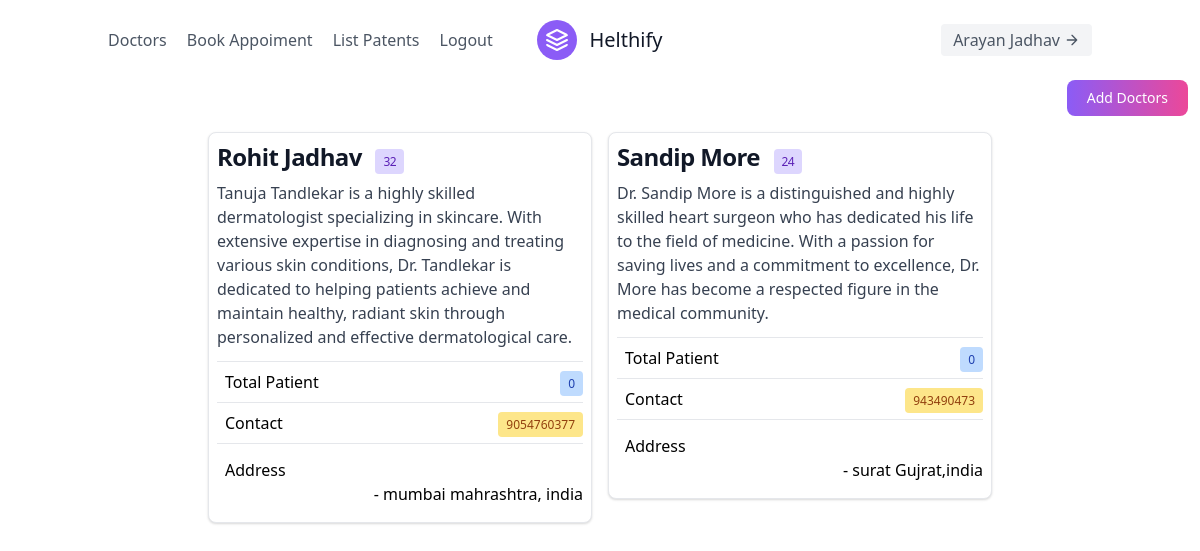
The page /doctors_view (signed in) on the database its author committed.
### app/models.py (models this page shows, shortened)
class Doctor(models.Model):
    DIR_NAME = 'doctors-profile'
    FILENAME_WORD = 'dp'
    firstname = models.CharField(max_length=50)
    last_name = models.CharField(max_length=50)
    contact = models.CharField(max_length=50)
    age = models.IntegerField()  # Changed to IntegerField
    address = models.TextField()  # Removed duplicate line
    total_patient = models.IntegerField(default=0)
    summary = models.TextField()
    profile_pic = models.ImageField(upload_to=custom_file_name, default='default_images/doctor-profile.png')

### app/views.py (the view)
# urls.py: path("doctors_view",doctor_view, name="doctors_view"),
def doctor_view(request):
    doctors_list = Doctor.objects.all()
    paginator = Paginator(doctors_list, 10)  # Show 10 doctors per page
    page = request.GET.get('page')
    try:
        doctors = paginator.page(page)
    except PageNotAnInteger:
        doctors = paginator.page(1)
    except EmptyPage:
        doctors = paginator.page(paginator.num_pages)
    context = {
        'doctors': doctors,
    }
    return render(request, "doctors.html", context)

### app/templates/doctors.html (shortened to what this page needs)
{% extends 'base.html' %}
{% block body %}
<div class="w-full flex justify-end pr-3">
    <a href="{% url 'create_doctor' %}"  class="text-white bg-gradient-to-r from-purple-500 to-pink-500 hover:bg-gradient-to-l focus:ring-4 focus:outline-none focus:ring-purple-200 dark:focus:ring-purple-800 font-medium rounded-lg text-sm px-5 py-2 text-center me-2 mb-2 ml-auto" >
         Add Doctors
    </a>
</div>
<div class="lg:flex flex-wrap justify-center">
    {% for doctor in doctors %}
    <div class="lg:w-1.5/3 m-2">
        <div class="max-w-sm bg-white border border-gray-200 rounded-lg shadow dark:bg-gray-800 dark:border-gray-700">
            <div class="p-2">
                <a href="#">
                    <h5 class="mb-2 text-2xl font-bold tracking-tight text-gray-900 dark:text-white">{{doctor.firstname|title}}  {{doctor.last_name|title}}   <span class="bg-purple-200 text-purple-800 text-xs font-medium mx-2 me-2 px-2 py-1 rounded dark:bg-purple-900 dark:text-purple-300">{{doctor.age|upper}}</span>
                    </h5>
                </a>
                <p class="mb-3 font-normal text-gray-700 dark:text-gray-400 ">{{doctor.summary}}</p>
                <hr class="my-2">
                <div class="my-2 flex justify-between">
                    <div class="inline-flex items-center space-x-2">
                        <div class="text-slate-500">Total Patient</div>
                    </div>
                    <div>
                        <span class="bg-blue-200 text-blue-800 text-xs font-medium me-2 px-2 py-1 rounded dark:bg-blue-900 dark:text-blue-300">{{doctor.total_patient}}</span>
                    </div>
                </div>
                <hr class="my-2">
                <div class="my-2 flex justify-between">
                    <div class="inline-flex items-center space-x-2">
                        <div class="text-slate-500">Contact</div>
                    </div>
                    <div>
                        <span class="bg-yellow-200 text-yellow-800 text-xs font-medium me-2 px-2 py-1 rounded dark:bg-yellow-900 dark:text-yellow-300">{{doctor.contact}}</span>
                    </div>
                </div>
                <hr class="my-2">
                <div class="my-2">
                    <div class="inline-flex items-center space-x-2">
                        <div class="text-slate-500">Address</div>
                    </div>
                    <div class="text-right">
                        <span >- {{doctor.address}}</span>
                    </div>
                </div>
            </div>
        </div>
    </div>
    {% endfor %}
</div>
{% endblock %}

### app/templates/base.html (shortened to what this page needs)
<!DOCTYPE html>
<html lang="en">
<head>
    <link href="https://cdn.jsdelivr.net/npm/tailwindcss@2.2.19/dist/tailwind.min.css" rel="stylesheet">
</head>
<body>
    <header class="text-gray-600 body-font">
        <div class="container mx-auto flex flex-wrap p-5 flex-col md:flex-row items-center">
          <nav class="flex lg:w-2/5 flex-wrap items-center text-base md:ml-auto">
            <a class="mr-5 hover:text-gray-900" href="{% url 'doctors_view' %}">Doctors</a>
            <a class="mr-5 hover:text-gray-900" href="{% url 'add_patient'  %}">Book Appoiment</a>
            <a class="mr-5 hover:text-gray-900" href="{% url 'patient_list' %}">List Patents</a>
            <a class="hover:text-gray-900" href="{% url 'logout' %}">Logout</a>
          </nav>
          <a class="flex order-first lg:order-none lg:w-1/5 title-font font-medium items-center text-gray-900 lg:items-center lg:justify-center mb-4 md:mb-0" href="#">
            <svg xmlns="http://www.w3.org/2000/svg" fill="none" stroke="currentColor" stroke-linecap="round" stroke-linejoin="round" stroke-width="2" class="w-10 h-10 text-white p-2 bg-purple-500 rounded-full" viewBox="0 0 24 24">
              <path d="M12 2L2 7l10 5 10-5-10-5zM2 17l10 5 10-5M2 12l10 5 10-5"></path>
            </svg>
            <span class="ml-3 text-xl">Helthify</span>
          </a>
          <div class="lg:w-2/5 inline-flex lg:justify-end ml-5 lg:ml-0">
            <a href="{% url 'update_profile' staff_id=request.session.staff_id %}" class="inline-flex items-center bg-gray-100 border-0 py-1 px-3 focus:outline-none hover:bg-gray-200 rounded text-base mt-4 md:mt-0"> {{request.session.first_name}} {{request.session.last_name}}
              <svg fill="none" stroke="currentColor" stroke-linecap="round" stroke-linejoin="round" stroke-width="2" class="w-4 h-4 ml-1" viewBox="0 0 24 24">
                <path d="M5 12h14M12 5l7 7-7 7"></path>
              </svg>
            </a>
          </div>
        </div>
    </header>
    {% block body %}
    {% endblock %}
</body>
</html>

### rows shown on the page
Doctor: session.last_name "Jadhav", firstname "Rohit", last_name "Jadhav", age "32", summary "Tanuja Tandlekar is a highly skilled dermatologist specializing in skincare. With extensive expertise in diagnosing and treating various skin conditions, Dr. Tandlekar is dedicated to helping patients achieve and maintain healthy, radiant skin through personalized and effective dermatological care.", total_patient "0", contact "9054760377", address "mumbai mahrashtra, india"
Doctor: firstname "Sandip", last_name "More", age "24", summary "Dr. Sandip More is a distinguished and highly skilled heart surgeon who has dedicated his life to the field of medicine. With a passion for saving lives and a commitment to excellence, Dr. More has become a respected figure in the medical community.", total_patient "0", contact "943490473", address "surat Gujrat,india"

### other values the page prints
{{ request.session.first_name }} "Arayan"
